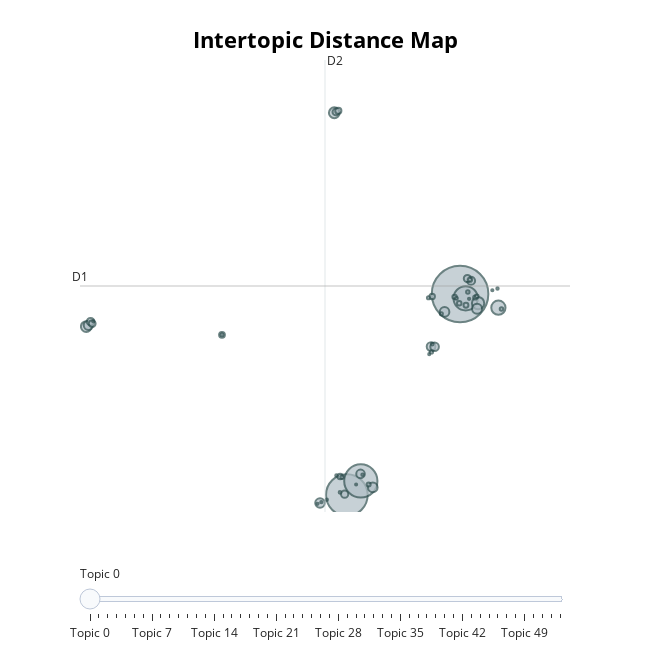

Notebook code for this chart:
### Code cell
topic_model.visualize_topics()
